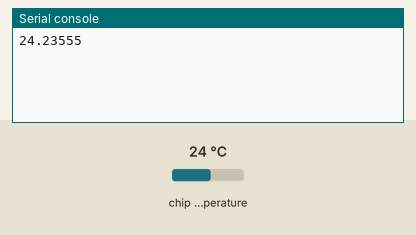
Simulated run of this program. Board: Raspberry Pi Pico running MicroPython. Parts: the last lines printed to the serial console. The test bench sets the inputs (shaded band); at power-on: chip temperature 24 °C.

Above: at 1.2 s.
1.3 s: chip temperature set to 1 °C
At 3.3 s:
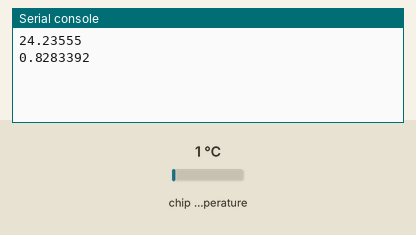
4.0 s: chip temperature set to 11 °C
At 4.8 s:
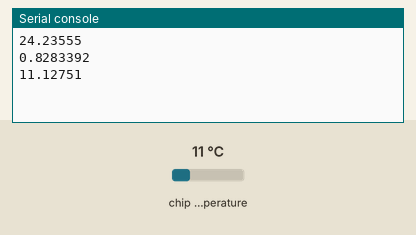
Timing chart, 0 to 7.0 s (numbered marks = the images above; inputs shaded):
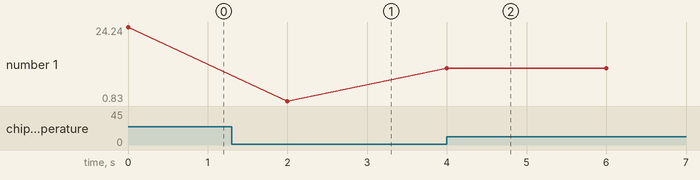

The program:

temperature.py
```python
from machine import Pin, ADC
import utime

sensor_temp = ADC(4)
conversion_factor = 3.3 / 65535

while True:
    reading = sensor_temp.read_u16() * conversion_factor
    temperature = 27 - (reading - 0.706) / 0.001721
    print(temperature)
    utime.sleep(2)
```

Measured:
- after the input at 1.3 s, the serial console: prints a new line after 0.70 s (image 1)
- after the input at 4.0 s, the serial console: prints a new line at once (image 2)
- plotted number 1: 24.24 → 0.83 after the input at 1.3 s, 0.83 → 11.13 after the input at 4.0 s
